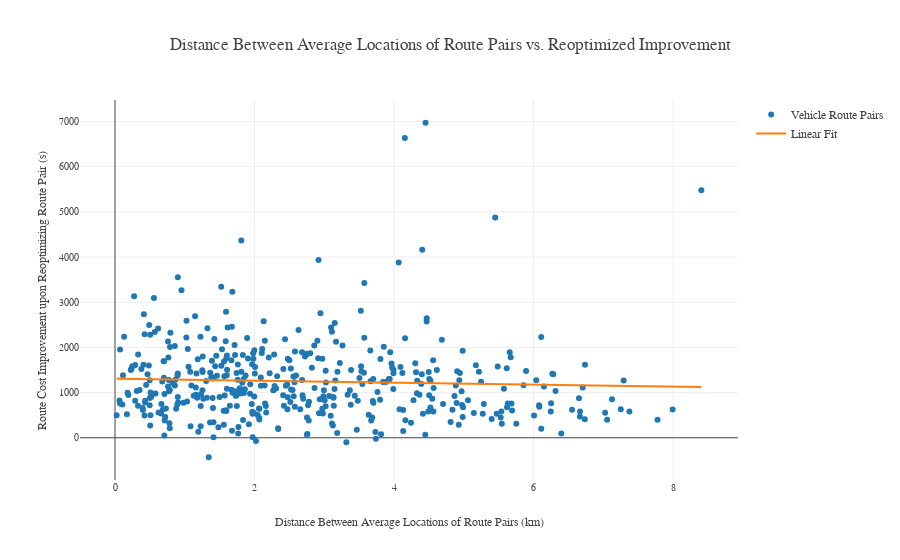

Notebook cell for this chart:
### Code cell
import plotly.offline as py
import plotly.graph_objs as go
import pandas as pd
import numpy as np
import itertools
from haversine import haversine
from scipy import stats


py.offline.init_notebook_mode(connected=True)

#import data

#datapath = "C:\Users\Dan Steffy\Dropbox\Research\VRPVIS\\"
datapath = "/Users/TomCreo/Desktop/"

df_ArrivalTimes = pd.read_excel(str(datapath+"Assignment30.xlsx"), sheet_name="ArrivalTimes")
df_Locations = pd.read_excel(str(datapath+"Assignment30.xlsx"), sheet_name="Locations")
df_ArrivalLoad = pd.read_excel(str(datapath+"Assignment30.xlsx"), sheet_name="ArrivalLoad")
df_Demand = pd.read_excel(str(datapath+"Assignment30.xlsx"), sheet_name="Demand")
df_Requests = pd.read_csv(str(datapath+"Google_Campus_Data_217_Shifted.csv"))

#to store requestID associated with each stop
VehRequestID = []

#to store latitude associated with each stop
VehLat = []

#to store longitudes associated with each stop
VehLong = []

#marker fill based on pickup or dropoff
VehFill = []

#hovertext RequestID
VehText = []


#create lists of lists
for v in range(30):
    VehRequestID.append([])
    VehLat.append([])
    VehLong.append([])
    VehFill.append([])
    VehText.append([])
    
#calculate request ID associated with each stop
#extract latitude/longitude from requestID
#assign marker fill: pickup = 'circle', dropoff = 'circle-open'

clist = df_Locations.columns
for v in range(30):
    for i, location in enumerate(df_Locations[clist[v]].dropna(),start=1):
        vehdemand =  df_Demand[clist[v]].dropna()[i]
        if vehdemand == 1:
            VehRequestID[v].append(location/2)
            VehLat[v].append(df_Requests.fromLatitude[location/2])
            VehLong[v].append(df_Requests.fromLongitude[location/2])
            VehFill[v].append('circle')
            VehText[v].append('Pickup RequestID '+str(int(location/2)))
        elif vehdemand == -1:
            VehRequestID[v].append((location-1)/2)
            VehLat[v].append(df_Requests.toLatitude[(location-1)/2])
            VehLong[v].append(df_Requests.toLongitude[(location-1)/2])
            VehFill[v].append('circle-open')
            VehText[v].append('Dropoff RequestID '+str(int((location-1)/2)))

            
            
#define minute by minute interval between first arrival time and last in solution data
interval = range(27010,37388,60)

            
#minute by minute position for given vehicle between all stops
def position(VehNum):
    VehPosition = []
    for i in range(len(VehLong[VehNum])-1):
        for z in interval:
            if df_ArrivalTimes[clist[VehNum]].dropna()[i+1] <= z <= df_ArrivalTimes[clist[VehNum]].dropna()[i+2]:
                t = ((z - df_ArrivalTimes[clist[VehNum]].dropna()[i+1]) / 
                        (df_ArrivalTimes[clist[VehNum]].dropna()[i+2]-df_ArrivalTimes[clist[VehNum]].dropna()[i+1])
                    )
                x = VehLong[VehNum][i] + (VehLong[VehNum][i+1]-VehLong[VehNum][i])*t
                y = VehLat[VehNum][i] + (VehLat[VehNum][i+1]-VehLat[VehNum][i])*t
                VehPosition.append((x, y, z))
    return VehPosition;



#calculates min by min position and stores in data frame

#VehiclePositions = pd.DataFrame()
#for i in range(30):
#  VehiclePositions = VehiclePositions.append(position(i))



#calculates avg location for 2 specified vehicles and measures distance between them
#returns distance between avg locations in km

def avg_loc_dist(VehNum1,VehNum2):
    AvgLong1 = sum(VehLong[VehNum1]) / len(VehLong[VehNum1])
    AvgLat1 = sum(VehLat[VehNum1]) / len(VehLat[VehNum1])
    AvgLoc1 = (AvgLong1, AvgLat1)

    AvgLong2 = sum(VehLong[VehNum2]) / len(VehLong[VehNum2])
    AvgLat2 = sum(VehLat[VehNum2]) / len(VehLat[VehNum2])
    AvgLoc2 = (AvgLong2, AvgLat2)
    
    dist = haversine(AvgLoc1, AvgLoc2)
    return dist;




#calculate distance in km for all combinations of 2 vehicles and find minimum overall vehicles
AvgLocDist = []
AvgLocMinDist = None

for pair in itertools.combinations(range(30), 2):
    CurrentDist = avg_loc_dist(*pair)
    AvgLocDist.append([pair, CurrentDist])
    print [pair, CurrentDist]
    if AvgLocMinDist == None:
        AvgLocMinDist = CurrentDist
    else:
        AvgLocMinDist = min(AvgLocMinDist,CurrentDist)


        
    
    
#calculates min distance between 2 specified vehicles and finds time with min distance 
#returns minimum distance
def min_dist(VehNum1,VehNum2):
    dist2 = []
    VehNum1Pos = position(VehNum1)
    VehNum2Pos = position(VehNum2)
    for t in interval:
        VehNum1Loc_t = [item for item in VehNum1Pos if item[2] == t]
        VehNum2Loc_t = [item for item in VehNum2Pos if item[2] == t]
        if (len(VehNum1Loc_t) != 0 and
            len(VehNum2Loc_t) != 0):
            VehNum1Loc = (VehNum1Loc_t[0][0],VehNum1Loc_t[0][1])
            VehNum2Loc = (VehNum2Loc_t[0][0],VehNum2Loc_t[0][1])
            dist2.append(((haversine(VehNum1Loc, VehNum2Loc))))
    return min(dist2);



#caclulates min distance for all pairs of vehicles
MinLocDist = []

#for pair in itertools.combinations(range(30), 2):
#    min_distance = min_dist(*pair)
#    MinLocDist.append([pair, min_distance])
    
#print MinLocDist

    
    
#calculates avg distance between 2 specified vehicles over time when both are active; returns distance
def avg_dist(VehNum1,VehNum2):
    Distance_t = min_dist(VehNum1,VehNum2)
    DistSum = sum(pair[0] for pair in Distance_t)
    AvgDist = DistSum / len(Distance_t)
    return AvgDist;





#read in experiment output and calculate improvements
df_ExpData = pd.read_excel(str(datapath+"Data 435.xlsx"))

ReoptImprovement = []

for i in range(len(df_ExpData.FirstVehicle)-1):
    ReoptImprovement.append([(int(df_ExpData.FirstVehicle[i+1]), int(df_ExpData.SecondVehicle[i+1])), (int(df_ExpData.OriginalCost_s[i+1]) - int(df_ExpData.MIPTrueCost_s[i+1]))])
    
    



#create 2d scatterplots

ReoptImpY = [i[1] for i in ReoptImprovement]
VehPairs = [i[0] for i in ReoptImprovement]


#versus AvgDist
AvgDistX = [i[1] for i in AvgLocDist]

slope1, intercept1, r_value, p_value, std_err = stats.linregress(AvgDistX,ReoptImpY)

line1 = slope1*np.array(AvgDistX)+intercept1



trace0 = go.Scatter(
    x = AvgDistX,
    y = ReoptImpY,
    mode = 'markers',
    text = VehPairs,
    name = 'Vehicle Route Pairs'
    )

trace1 = go.Scatter(
    x=AvgDistX,
    y=line1,
    mode='lines',
    name='Linear Fit'
    )

data1 = [trace0,trace1]

layout1 = go.Layout(
    title = 'Distance Between Average Locations of Route Pairs vs. Reoptimized Improvement',
    font=dict(family='Arial, sans-serif', size=12),
    xaxis = dict(
        title = 'Distance Between Average Locations of Route Pairs (km)',
        titlefont=dict(
            family='Arial, sans-serif',
            size=12
        ),
        tickfont=dict(
            family='Arial, sans-serif',
            size=10
        ),
    ),
    yaxis = dict(
        title = 'Route Cost Improvement upon Reoptimizing Route Pair (s)',
        titlefont=dict(
            family='Arial, sans-serif',
            size=12
        ),
        tickfont=dict(
            family='Arial, sans-serif',
            size=10
        )
    )
)

fig1 = dict(data=data1, layout=layout1)

py.offline.iplot(fig1)

print "R value: "
print r_value

### Figure 1 — Plotly figure (JSON) as saved in the notebook; plotly's stock layout.template omitted (floating-point values rounded to 4 significant figures; data arrays with more than 128 entries replaced by an {"elided": "..."} marker saying what was removed)
{"data": [{"mode": "markers", "name": "Vehicle Route Pairs", "text": {"elided": "435 str values"}, "type": "scatter", "uid": "22e8b2cf-fa3e-11e8-9002-00264a01b5b6", "x": {"elided": "435 float values"}, "y": {"elided": "435 int values"}}, {"mode": "lines", "name": "Linear Fit", "type": "scatter", "uid": "22e8b7c2-fa3e-11e8-926b-00264a01b5b6", "x": {"elided": "435 float values"}, "y": {"elided": "435 float values"}}], "layout": {"font": {"family": "Arial, sans-serif", "size": 12}, "title": "Distance Between Average Locations of Route Pairs vs. Reoptimized Improvement", "xaxis": {"tickfont": {"family": "Arial, sans-serif", "size": 10}, "title": "Distance Between Average Locations of Route Pairs (km)", "titlefont": {"family": "Arial, sans-serif", "size": 12}}, "yaxis": {"tickfont": {"family": "Arial, sans-serif", "size": 10}, "title": "Route Cost Improvement upon Reoptimizing Route Pair (s)", "titlefont": {"family": "Arial, sans-serif", "size": 12}}}}
